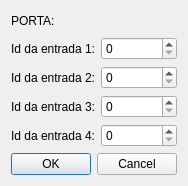
<?xml version="1.0" encoding="UTF-8"?>
<ui version="4.0">
 <class>ModificarConexao</class>
 <widget class="QDialog" name="ModificarConexao">
  <property name="geometry">
   <rect>
    <x>0</x>
    <y>0</y>
    <width>176</width>
    <height>186</height>
   </rect>
  </property>
  <property name="windowTitle">
   <string>Modificar conexao</string>
  </property>
  <layout class="QVBoxLayout" name="verticalLayout">
   <item>
    <layout class="QGridLayout" name="gridLayout">
     <item row="1" column="1">
      <widget class="QSpinBox" name="spinInput1"/>
     </item>
     <item row="2" column="1">
      <widget class="QSpinBox" name="spinInput2"/>
     </item>
     <item row="3" column="0">
      <widget class="QLabel" name="labelInput3">
       <property name="text">
        <string>Id da entrada 3:</string>
       </property>
      </widget>
     </item>
     <item row="0" column="0">
      <widget class="QLabel" name="labelPorta">
       <property name="text">
        <string>PORTA:</string>
       </property>
      </widget>
     </item>
     <item row="0" column="1">
      <widget class="QLabel" name="labelIdPorta">
       <property name="text">
        <string/>
       </property>
      </widget>
     </item>
     <item row="2" column="0">
      <widget class="QLabel" name="labelInput2">
       <property name="text">
        <string>Id da entrada 2:</string>
       </property>
      </widget>
     </item>
     <item row="1" column="0">
      <widget class="QLabel" name="labelInput1">
       <property name="text">
        <string>Id da entrada 1:</string>
       </property>
      </widget>
     </item>
     <item row="3" column="1">
      <widget class="QSpinBox" name="spinInput3"/>
     </item>
     <item row="4" column="0">
      <widget class="QLabel" name="labelInput4">
       <property name="text">
        <string>Id da entrada 4:</string>
       </property>
      </widget>
     </item>
     <item row="4" column="1">
      <widget class="QSpinBox" name="spinInput4"/>
     </item>
    </layout>
   </item>
   <item>
    <widget class="QDialogButtonBox" name="buttonBox">
     <property name="orientation">
      <enum>Qt::Horizontal</enum>
     </property>
     <property name="standardButtons">
      <set>QDialogButtonBox::Cancel|QDialogButtonBox::Ok</set>
     </property>
     <property name="centerButtons">
      <bool>true</bool>
     </property>
    </widget>
   </item>
  </layout>
 </widget>
 <resources/>
 <connections>
  <connection>
   <sender>buttonBox</sender>
   <signal>accepted()</signal>
   <receiver>ModificarConexao</receiver>
   <slot>accept()</slot>
   <hints>
    <hint type="sourcelabel">
     <x>248</x>
     <y>254</y>
    </hint>
    <hint type="destinationlabel">
     <x>157</x>
     <y>274</y>
    </hint>
   </hints>
  </connection>
  <connection>
   <sender>buttonBox</sender>
   <signal>rejected()</signal>
   <receiver>ModificarConexao</receiver>
   <slot>reject()</slot>
   <hints>
    <hint type="sourcelabel">
     <x>316</x>
     <y>260</y>
    </hint>
    <hint type="destinationlabel">
     <x>286</x>
     <y>274</y>
    </hint>
   </hints>
  </connection>
 </connections>
</ui>
